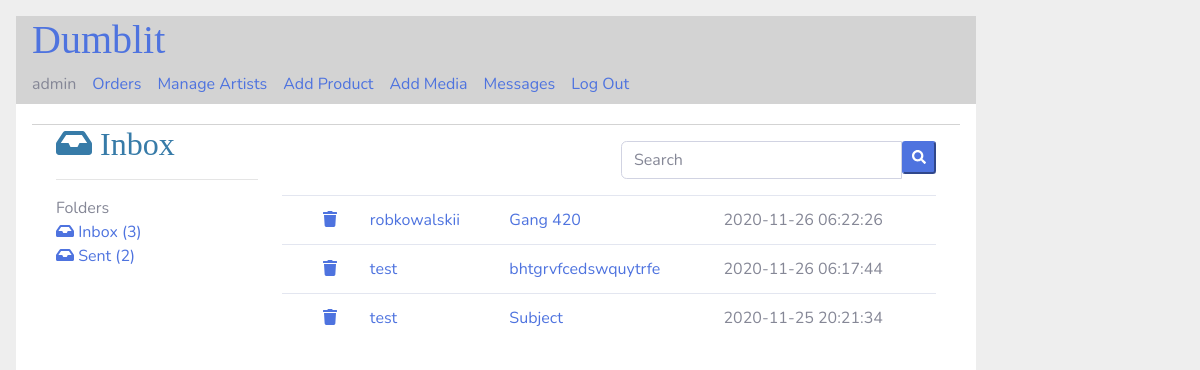
Before: /inbox (signed in) with the older database file.
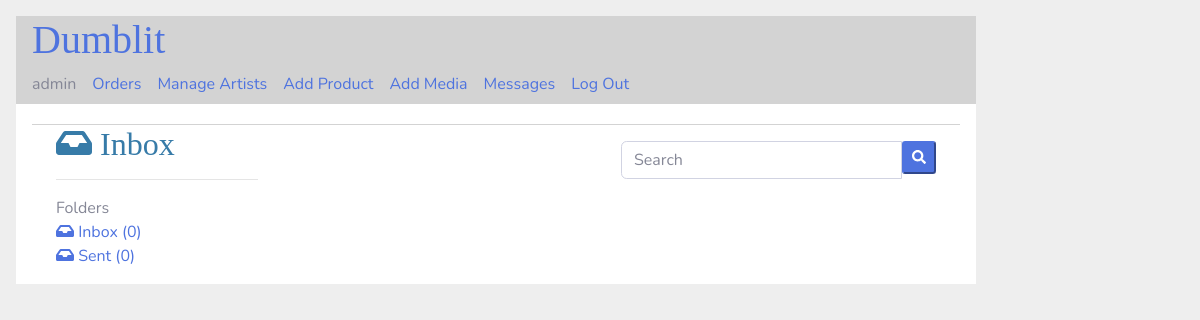
After: the same page with the newer database file.
### tables this page shows
CREATE TABLE Message (
  id INTEGER PRIMARY KEY AUTOINCREMENT,
  sender_id INTEGER NOT NULL,
  receiver_id INTEGER NOT NULL,
  created TIMESTAMP NOT NULL DEFAULT CURRENT_TIMESTAMP,
  subject TEXT NOT NULL,
  message TEXT NOT NULL,
  file TEXT NOT NULL,
  FOREIGN KEY (sender_id) REFERENCES user (id)
);

CREATE TABLE user (
  id INTEGER PRIMARY KEY AUTOINCREMENT,
  username TEXT UNIQUE NOT NULL,
  password TEXT NOT NULL
);

### flaskr/blog.py (the view)
@bp.route('/inbox', methods = ['POST', 'GET'])
@login_required
def inbox():
    db = get_db()
    sentcount = db.execute('SELECT count(*) FROM message WHERE sender_id = ?', (g.user['id'],)).fetchone()[0]
    inboxcount=db.execute('SELECT count(*) FROM message WHERE receiver_id = ?', (g.user['id'],)).fetchone()[0]
    rows = db.execute('SELECT m.id, m.subject, m.created, u.username '
            'FROM message m JOIN user u ON m.sender_id = u.id '
            'WHERE receiver_id = ? ORDER BY created DESC ', (g.user['id'],)).fetchall()
    return render_template("blog/inbox.html",
        inboxcount=inboxcount, sentcount=sentcount, rows=rows)

### flaskr/auth.py (called while the page is built)
def login_required(view):
    @functools.wraps(view)
    def wrapped_view(**kwargs):
        if g.user is None:
            return redirect(url_for("auth.login"))
        return view(**kwargs)
    return wrapped_view

@bp.before_app_request
def load_logged_in_user():
    user_id = session.get("user_id")
    if user_id is None:
        g.user = None
    else:
        g.user = (
            get_db().execute("SELECT * FROM user WHERE id = ?", (user_id,)).fetchone()
        )

### flaskr/db.py (called while the page is built)
def get_db():
    if "db" not in g:
        g.db = sqlite3.connect(
            current_app.config["DATABASE"], detect_types=sqlite3.PARSE_DECLTYPES
        )
        g.db.row_factory = sqlite3.Row
    return g.db

### flaskr/templates/blog/inbox.html (shortened to what this page needs)
{% extends 'base.html' %}
{% block content %}
<html lang="en">
<head>
  <link href="{{ url_for('static', filename='css/all.min.css') }}" rel="stylesheet" type="text/css">
  <link href="{{ url_for('static', filename='css/sb-admin-2.min.css') }}" rel="stylesheet">
</head>
<body id="page-top">
  <div id="wrapper">
    <link href="https://maxcdn.bootstrapcdn.com/font-awesome/4.3.0/css/font-awesome.min.css" rel="stylesheet">
        <div class="container">
        <div class="row">
        	<div class="col-md-12">
        		<div class="grid email">
        			<div class="grid-body">
        				<div class="row">
        					<div class="col-md-3">
        						<h2 class="grid-title"><i class="fa fa-inbox"></i> Inbox</h2>
        						<hr>
        						<div>
        							<ul class="navbar-nav ml-auto">
        								<li class="header">Folders</li>
        								<li class="active"><a href="{{url_for('blog.inbox')}}"><i class="fa fa-inbox"></i> Inbox ({{inboxcount}})</a></li>
        								<li><a href="{{url_for('blog.sent')}}"><i class="fa fa-inbox"></i> Sent ({{sentcount}})</a></li>
        							</ul>
        						</div>
        					</div>
        					<div class="col-md-9">
        						<div class="row">
        							<div class="col-sm-6">
        							</div>
        							<div class="col-md-6 search-form">
        								<form action="#" class="text-right">
        									<div class="input-group">
        										<input type="text" class="form-control input-sm" placeholder="Search">
        										<span class="input-group-btn">
                                <button type="submit" name="search" class="btn_ btn-primary btn-sm search"><i class="fa fa-search"></i></button></span>
        									</div>
        								</form>
        							</div>
        						</div>
        						<div class="table-responsive">
        							<table class="table">
        								<tbody>
                          {% for row in rows %}
                          <tr>
                            <td></td>
          									<td> <a href="{{url_for('blog.deletemessage', id=row["id"])}}"><i class="fas fa-trash"></i> </a></td>
          									<td class="name"><a href="{{url_for('blog.message', id=row['id'])}}">{{row["username"]}}</a></td>
          									<td class="subject"><a href="{{url_for('blog.message', id=row['id'])}}">{{row["subject"]}}</a></td>
          									<td class="time">{{row["created"]}}</td>
                          </tr>
                          {% endfor %}
        							</tbody>
                    </table>
        						</div>
        					</div>
        				</div>
        			</div>
        		</div>
        	</div>
        </div>
        </div>
      </div>
{% endblock %}

Changed rows visible on the page:
removed Message: username "robkowalskii", subject "Gang 420", created "2020-11-26 06:22:26"
removed Message: username "test", subject "bhtgrvfcedswquytrfe", created "2020-11-26 06:17:44"
removed Message: username "test", subject "Subject", created "2020-11-25 20:21:34"
Other visible differences:
{{ inboxcount }}: "3" → "0"
{{ sentcount }}: "2" → "0"
